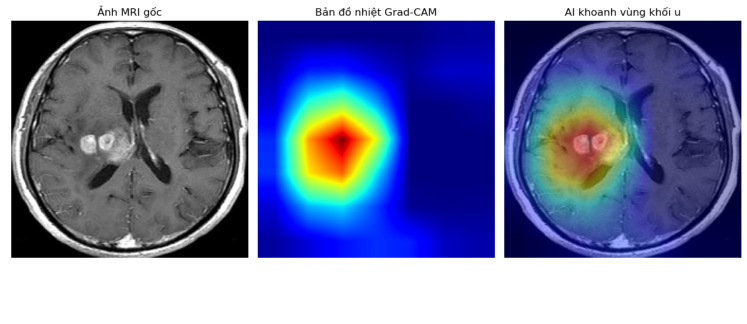
#> input picture Model Tranfer glimora.png, 1494 x 648 px (shown at 1/2 size)
$ python -i utils.py   (imports and definitions only)
#> lines starting #> are read from the running program, lines starting #| are printed output that depends on the picture; after the words box and inside, x2 and y2 are one past the last pixel; in counts of white or black regions, pixels touching at a corner belong together
#> further down, picture is the input picture: shape (648, 1494, 3); mean B, G, R 164.3, 125.9, 117.3
import os
import cv2
import numpy as np
import torch
import torch.nn as nn
import torch.nn.functional as F

# ==========================================
# 1. TIỀN XỬ LÝ ẢNH BẰNG OPENCV
# ==========================================

def crop_brain_contour(image):
    """
    Tiền xử lý ảnh nâng cao bằng OpenCV:
    1. Chuyển sang ảnh xám (Grayscale)
    2. Lọc mờ (Gaussian Blur) để loại bỏ nhiễu
    3. Phân ngưỡng (Thresholding) tách biệt hộp sọ
    4. Tìm và trích xuất đường bao (Contours) lớn nhất
    5. Cắt (Crop) bỏ phần nền đen bao quanh hộp sọ
    """
    # Chuyển sang ảnh xám
    gray = cv2.cvtColor(image, cv2.COLOR_BGR2GRAY)
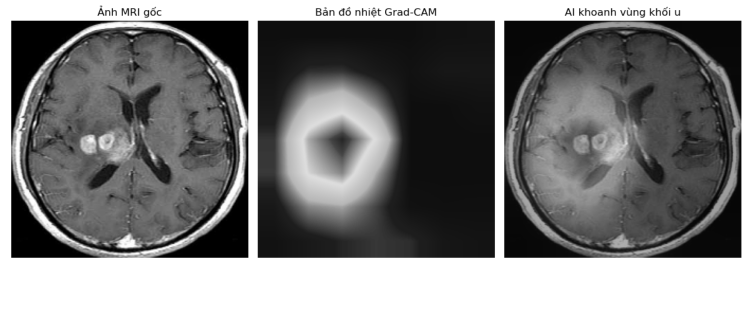
#> gray: shape (648, 1494) (shown at 1/2 size); min 0, max 255, mean 127.7

    # Lọc nhiễu
    gray_blurred = cv2.GaussianBlur(gray, (5, 5), 0)

    # Phân ngưỡng nhị phân để tạo mặt nạ hộp sọ
    _, thresh = cv2.threshold(gray_blurred, 45, 255, cv2.THRESH_BINARY)
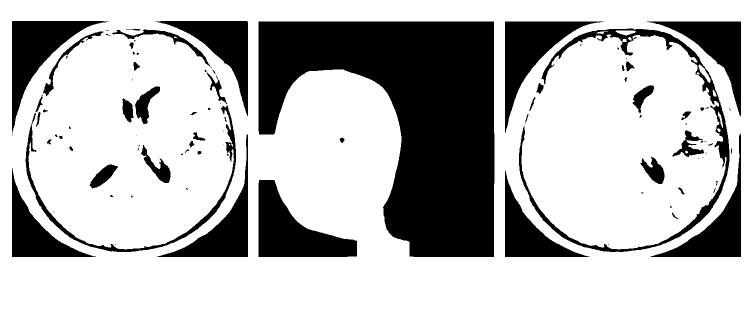
#> thresh: shape (648, 1494) (shown at 1/2 size); 73.1% white; 96 black regions (47 under 20 px), largest, box (x1, y1, x2, y2) and area: (517, 43, 989, 514) 128974, (517, 360, 714, 514) 15240, (24, 42, 217, 267) 12739

    # Loại bỏ các đốm nhiễu nhỏ bằng Phép xói mòn (Erosion) và Phình giãn (Dilation)
    thresh = cv2.erode(thresh, None, iterations=2)
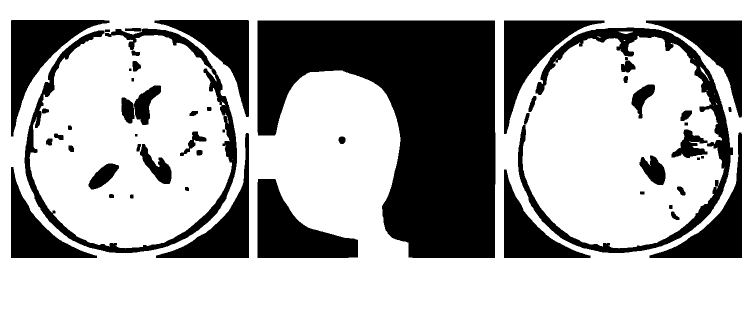
#> thresh: shape (648, 1494) (shown at 1/2 size); 68.6% white; 55 black regions, largest, box (x1, y1, x2, y2) and area: (515, 41, 991, 516) 133431, (1036, 55, 1466, 506) 21441, (49, 57, 474, 506) 18061
    thresh = cv2.dilate(thresh, None, iterations=2)
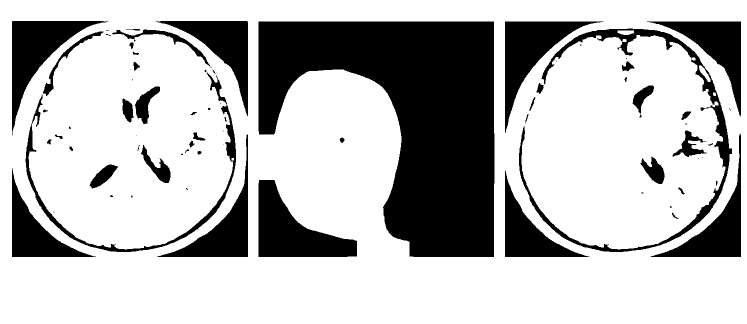
#> thresh: shape (648, 1494) (shown at 1/2 size); 72.9% white; 75 black regions (29 under 20 px), largest, box (x1, y1, x2, y2) and area: (517, 43, 989, 514) 128975, (517, 360, 714, 514) 15240, (1038, 57, 1464, 504) 13038

    # Tìm các đường bao quanh các vùng sáng
    contours, _ = cv2.findContours(thresh, cv2.RETR_EXTERNAL, cv2.CHAIN_APPROX_SIMPLE)
#> contours = [[[0, 0], [0, 647], [1493, 647], [1493, 0]]]

    if len(contours) == 0:
        return image  # Trả về ảnh gốc nếu không tìm thấy contour

    # Lấy đường bao lớn nhất (chính là hộp sọ)
    largest_contour = max(contours, key=cv2.contourArea)
#> largest_contour = [[0, 0], [0, 647], [1493, 647], [1493, 0]]

    # Tìm 4 điểm cực trị (trên, dưới, trái, phải) của đường bao để cắt
    ext_left = tuple(largest_contour[largest_contour[:, :, 0].argmin()][0])
#> ext_left = (0, 0)
    ext_right = tuple(largest_contour[largest_contour[:, :, 0].argmax()][0])
#> ext_right = (1493, 647)
    ext_top = tuple(largest_contour[largest_contour[:, :, 1].argmin()][0])
#> ext_top = (0, 0)
    ext_bot = tuple(largest_contour[largest_contour[:, :, 1].argmax()][0])
#> ext_bot = (0, 647)

    # Cắt ảnh theo các điểm cực trị này
    new_image = image[ext_top[1]:ext_bot[1], ext_left[0]:ext_right[0]]
    return new_image

def preprocess_image_for_model(img, img_size=(224, 224)):
    """
    Tiền xử lý ảnh toàn diện: Cắt biên -> Resize -> Chuẩn hóa định dạng PyTorch
    """
    # 1. Cắt phần viền đen bằng OpenCV
    cropped_img = crop_brain_contour(img)

    # 2. Resize về kích thước chuẩn đầu vào của CNN
    resized_img = cv2.resize(cropped_img, img_size, interpolation=cv2.INTER_CUBIC)
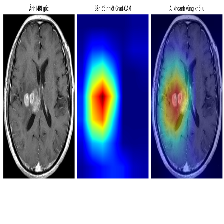
#> resized_img: shape (224, 224, 3); mean B, G, R 163.4, 124.6, 116

    # 3. Chuẩn hóa giá trị pixel về khoảng [0, 1]
    normalized_img = resized_img.astype(np.float32) / 255.0

    # 4. Chuyển đổi từ định dạng HWC (OpenCV) sang CHW (PyTorch) và thêm Batch Dimension
    # PyTorch yêu cầu đầu vào dạng: [Batch, Channels, Height, Width]
    tensor_img = np.transpose(normalized_img, (2, 0, 1)) # (3, 224, 224)
#> (the run stopped early here; a loop or call above may not have finished)

$ run again, on Model Tranfer meningioma.png
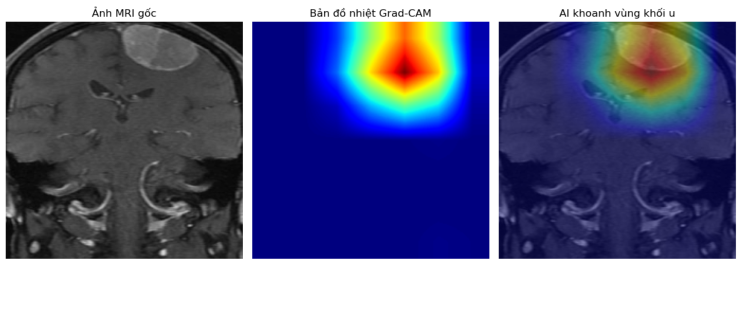
#> input picture Model Tranfer meningioma.png, 1485 x 648 px (shown at 1/2 size)
#> picture is the input picture: shape (648, 1485, 3); mean B, G, R 143.9, 111.5, 107.1
#> in crop_brain_contour, `thresh = cv2.dilate(thresh, None, iterations=2)`:
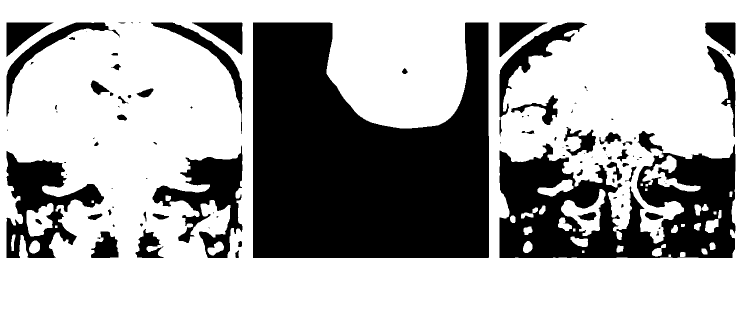
#> thresh: shape (648, 1485) (shown at 1/2 size); 67.3% white; 102 black regions (47 under 20 px), largest, box (x1, y1, x2, y2) and area: (506, 45, 978, 516) 170682, (999, 262, 1471, 516) 67786, (13, 302, 208, 516) 17622
#> contours = [[[0, 0], [0, 647], [1484, 647], [1484, 0]]]
#> largest_contour = [[0, 0], [0, 647], [1484, 647], [1484, 0]]
#> ext_left = (0, 0)
#> ext_right = (1484, 647)
#> ext_top = (0, 0)
#> ext_bot = (0, 647)
#> in preprocess_image_for_model, `resized_img = cv2.resize(cropped_img, img_size, interpolation=cv2.INTE..`:
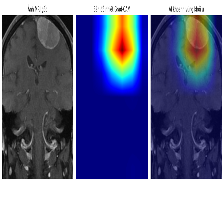
#> resized_img: shape (224, 224, 3); mean B, G, R 144.3, 111.7, 107.3

$ run again, on Model Tranfer pituitary.png
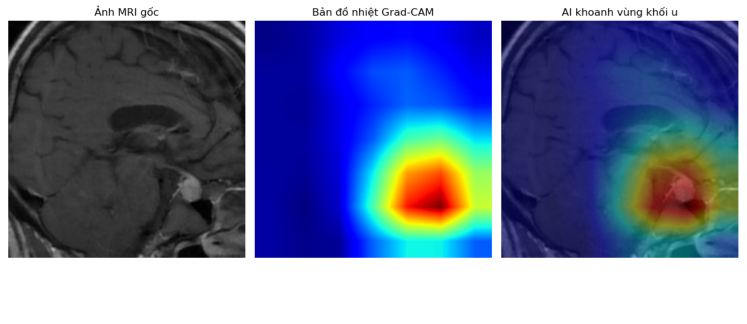
#> input picture Model Tranfer pituitary.png, 1493 x 648 px (shown at 1/2 size)
#> picture is the input picture: shape (648, 1493, 3); mean B, G, R 155, 119.1, 107.2
#> in crop_brain_contour, `thresh = cv2.dilate(thresh, None, iterations=2)`:
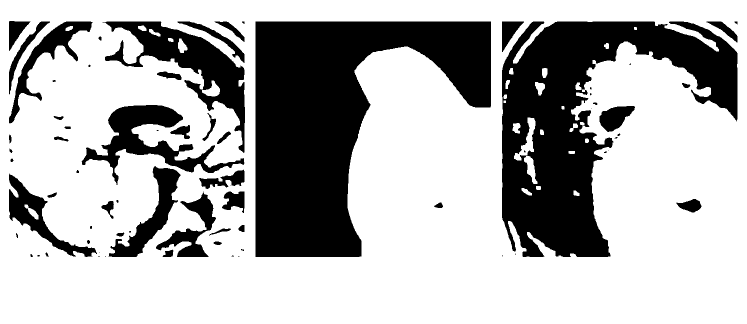
#> thresh: shape (648, 1493) (shown at 1/2 size); 69.3% white; 71 black regions (23 under 20 px), largest, box (x1, y1, x2, y2) and area: (511, 43, 982, 514) 120618, (1004, 43, 1475, 514) 99868, (205, 43, 490, 306) 19744
#> contours = [[[0, 0], [0, 647], [1492, 647], [1492, 0]]]
#> largest_contour = [[0, 0], [0, 647], [1492, 647], [1492, 0]]
#> ext_left = (0, 0)
#> ext_right = (1492, 647)
#> ext_top = (0, 0)
#> ext_bot = (0, 647)
#> in preprocess_image_for_model, `resized_img = cv2.resize(cropped_img, img_size, interpolation=cv2.INTE..`:
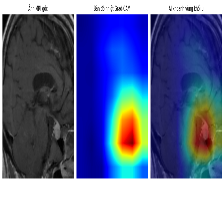
#> resized_img: shape (224, 224, 3); mean B, G, R 154.2, 118.1, 106.1

$ run again, on Model Tự Viết glimora.png
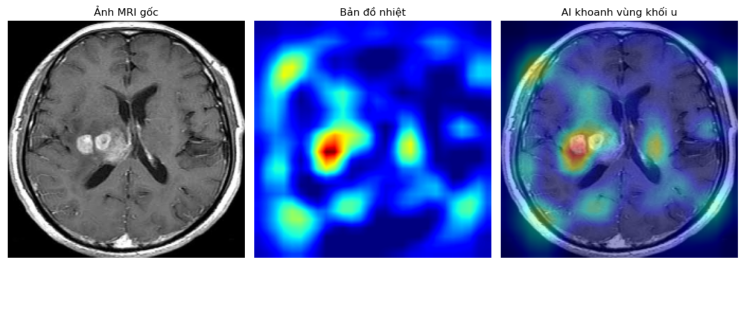
#> input picture Model Tự Viết glimora.png, 1489 x 648 px (shown at 1/2 size)
#> picture is the input picture: shape (648, 1489, 3); mean B, G, R 178.1, 129.4, 111.7
#> in crop_brain_contour, `thresh = cv2.dilate(thresh, None, iterations=2)`:
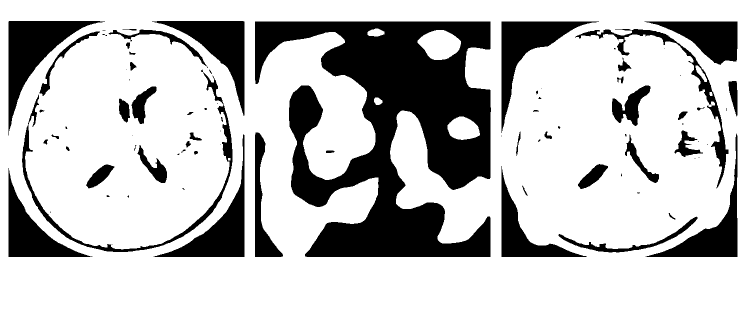
#> thresh: shape (648, 1489) (shown at 1/2 size); 76% white; 85 black regions (36 under 20 px), largest, box (x1, y1, x2, y2) and area: (510, 43, 982, 514) 117591, (17, 42, 210, 271) 12743, (1003, 43, 1198, 266) 10510
#> contours = [[[0, 0], [0, 647], [1488, 647], [1488, 0]]]
#> largest_contour = [[0, 0], [0, 647], [1488, 647], [1488, 0]]
#> ext_left = (0, 0)
#> ext_right = (1488, 647)
#> ext_top = (0, 0)
#> ext_bot = (0, 647)
#> in preprocess_image_for_model, `resized_img = cv2.resize(cropped_img, img_size, interpolation=cv2.INTE..`:
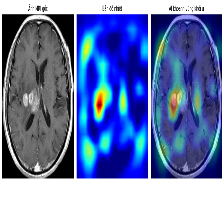
#> resized_img: shape (224, 224, 3); mean B, G, R 177.4, 128.8, 111.1
